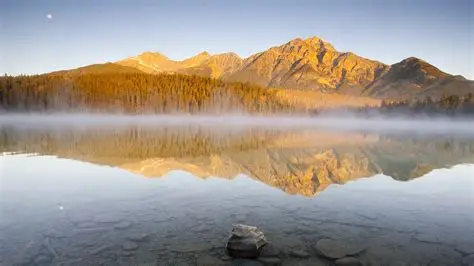
#> input picture progect2/picture.png, 474 x 266 px, found by its file name
$ python progect2.py
#> lines starting #> are read from the running program, lines starting #| are printed output that depends on the picture; pictures that were not available may be replaced by others from this repository, and a replacement may not be noted
import cv2
import numpy as np
import pywt
import os
from typing import Tuple, Optional, Dict, Any


class DigitalWatermarkProcessor:
    """
    基于DWT-SVD的数字水印处理系统
    实现水印嵌入、提取和鲁棒性测试功能
    """

    def __init__(self, embedding_strength: float = 0.1):
        """
        初始化水印处理器
        :param embedding_strength: 水印嵌入强度系数
        """
        self.embedding_factor = embedding_strength
        self.wavelet_type = 'haar'  # 使用haar小波基

    def _matrix_decomposition(self, matrix: np.ndarray) -> Tuple[np.ndarray, np.ndarray, np.ndarray]:
        """
        执行矩阵奇异值分解
        :param matrix: 输入矩阵
        :return: (U矩阵, 奇异值数组, V矩阵)
        """
        return np.linalg.svd(matrix, full_matrices=False)

    def _insert_watermark(self,
                          host_coefficients: Tuple[np.ndarray, Tuple[np.ndarray, np.ndarray, np.ndarray]],
                          mark_coefficients: Tuple[np.ndarray, Tuple[np.ndarray, np.ndarray, np.ndarray]]) -> Tuple[
        np.ndarray, Tuple[np.ndarray, np.ndarray, np.ndarray]]:
        """
        在宿主图像系数中嵌入水印
        """
        # 获取低频分量
        host_LL = host_coefficients[0]
        mark_LL = mark_coefficients[0]

        # 执行SVD分解
        host_U, host_S, host_V = self._matrix_decomposition(host_LL)
        _, mark_S, _ = self._matrix_decomposition(mark_LL)

        # 调整水印奇异值长度
        adjusted_mark_S = np.pad(mark_S[:len(host_S)], (0, len(host_S) - len(mark_S)), 'constant')

        # 嵌入水印
        modified_S = host_S + self.embedding_factor * adjusted_mark_S

        # 重建低频分量
        sigma_matrix = np.diag(modified_S)
        modified_LL = host_U @ sigma_matrix @ host_V

        return (modified_LL, host_coefficients[1])

    def _retrieve_watermark(self,
                            marked_coefficients: Tuple[np.ndarray, Tuple[np.ndarray, np.ndarray, np.ndarray]],
                            original_coefficients: Tuple[np.ndarray, Tuple[np.ndarray, np.ndarray, np.ndarray]],
                            original_mark_LL: np.ndarray) -> np.ndarray:
        """
        从含水印图像中提取水印
        """
        # 分解含水印图像和原始图像
        marked_U, marked_S, marked_V = self._matrix_decomposition(marked_coefficients[0])
        _, original_S, _ = self._matrix_decomposition(original_coefficients[0])

        # 提取水印奇异值
        extracted_S = (marked_S - original_S) / self.embedding_factor

        # 获取原始水印矩阵信息
        mark_U, _, mark_V = self._matrix_decomposition(original_mark_LL)
        rows, cols = original_mark_LL.shape

        # 重建水印低频分量
        sigma_matrix = np.zeros((rows, cols))
        diag_length = min(rows, cols, len(extracted_S))
        np.fill_diagonal(sigma_matrix[:diag_length, :diag_length], extracted_S[:diag_length])

        return mark_U @ sigma_matrix @ mark_V

    def embed_watermark(self,
                        host_image_path: str,
                        watermark_image_path: str,
                        output_path: str) -> np.ndarray:
        """
        将水印嵌入宿主图像
        """
#> called with host_image_path = 'E:\\desktop\\AIsecurity\\task1/picture.png', watermark_image_path = 'E:\\desktop\\AIsecurity\\task1/water.png'
        # 读取并预处理图像
        host_img = cv2.imread(host_image_path)
#> host_img is the input picture: shape (266, 474, 3); mean B, G, R 144.4, 151.7, 159.6
        if host_img is None:
            raise FileNotFoundError(f"宿主图像未找到: {host_image_path}")

        height, width = host_img.shape[:2]
#> height = 266; width = 474
        y_channel = cv2.cvtColor(host_img, cv2.COLOR_BGR2YUV)[:, :, 0]

        watermark_img = cv2.imread(watermark_image_path, cv2.IMREAD_GRAYSCALE)
#> watermark_img: shape (266, 474); min 0, max 255, mean 153.3
        if watermark_img is None:
            raise FileNotFoundError(f"水印图像未找到: {watermark_image_path}")

        resized_watermark = cv2.resize(watermark_img, (width // 2, height // 2))

        # 小波变换
        host_coeffs = pywt.dwt2(y_channel, self.wavelet_type)
        watermark_coeffs = pywt.dwt2(resized_watermark, self.wavelet_type)

        # 嵌入水印
        modified_coeffs = self._insert_watermark(host_coeffs, watermark_coeffs)
#> in _insert_watermark, `mark_LL = mark_coefficients[0]`:
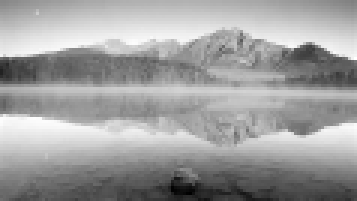
#> mark_LL: shape (67, 119) float64 (shown 3 times larger); min 18.5, max 477, mean 305.5; drawn with min black and max white
#> in _insert_watermark, `host_U, host_S, host_V = self._matrix_decomposition(host_LL)`:
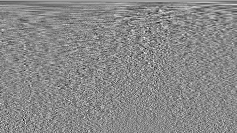
#> host_V: shape (133, 237) float64; min -0.377, max 0.324, mean 0.000501; drawn with min black and max white
#> in _insert_watermark, `host_U, host_S, host_V = self._matrix_decomposition(host_LL)`: host_S = 133 values, max 56176.4 at index 0, min 4.68 at index 132, mean 710.3
#> in _insert_watermark, `_, mark_S, _ = self._matrix_decomposition(mark_LL)`: mark_S = 67 values, max 28191.7 at index 0, min 3.39 at index 66, mean 639.5
#> in _insert_watermark, `adjusted_mark_S = np.pad(mark_S[:len(host_S)], (0, len(host_S) - len(m..`: adjusted_mark_S = 133 values, max 28191.7 at index 0, min 0 at index 67, mean 322.1
#> in _insert_watermark, `modified_S = host_S + self.embedding_factor * adjusted_mark_S`: modified_S = 133 values, max 57586 at index 0, min 4.68 at index 132, mean 726.4
#> in _insert_watermark, `sigma_matrix = np.diag(modified_S)`:
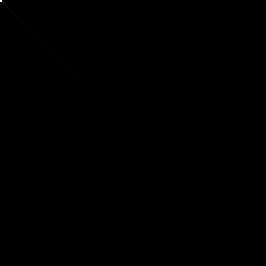
#> sigma_matrix: shape (133, 133) float64 (shown 2 times larger); min 0, max 57586, mean 5.5; drawn with min black and max white

        # 逆变换重建图像
        modified_y = pywt.idwt2(modified_coeffs, self.wavelet_type)
        modified_y = cv2.resize(modified_y, (width, height))

        # 合并通道并保存
        output_img = host_img.copy()
        output_img[:, :, 0] = np.clip(modified_y, 0, 255).astype('uint8')
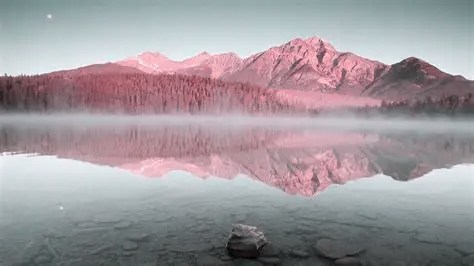
#> output_img: shape (266, 474, 3); mean B, G, R 156.6, 151.7, 159.6
        cv2.imwrite(output_path, output_img)

        print(f"水印嵌入完成，结果保存至: {output_path}")
        return output_img

    def extract_watermark(self,
                          marked_image_path: str,
                          original_image_path: str,
                          original_watermark_path: str,
                          output_path: str,
                          output_size: Tuple[int, int] = (128, 128)) -> np.ndarray:
        """
        从含水印图像中提取水印
        """
#> called with original_image_path = 'E:\\desktop\\AIsecurity\\task1/picture.png', original_watermark_path = 'E:\\desktop\\AIsecurity\\task1/water.png', output_size = (128, 128)
        # 读取并预处理图像
        original_img = cv2.imread(original_image_path)
        marked_img = cv2.imread(marked_image_path)

        if original_img is None or marked_img is None:
            raise FileNotFoundError("原始图像或含水印图像未找到")

        # 确保尺寸一致
        orig_height, orig_width = original_img.shape[:2]
#> orig_height = 266; orig_width = 474
        if marked_img.shape[:2] != (orig_height, orig_width):
            marked_img = cv2.resize(marked_img, (orig_width, orig_height))

        # 获取Y通道
        original_y = cv2.cvtColor(original_img, cv2.COLOR_BGR2YUV)[:, :, 0]
        marked_y = cv2.cvtColor(marked_img, cv2.COLOR_BGR2YUV)[:, :, 0]

        # 读取原始水印作为参考
        original_watermark = cv2.imread(original_watermark_path, cv2.IMREAD_GRAYSCALE)
        if original_watermark is None:
            raise FileNotFoundError(f"原始水印图像未找到: {original_watermark_path}")

        resized_watermark = cv2.resize(original_watermark, (orig_width // 2, orig_height // 2))

        # 小波变换
        marked_coeffs = pywt.dwt2(marked_y, self.wavelet_type)
        original_coeffs = pywt.dwt2(original_y, self.wavelet_type)
        watermark_coeffs = pywt.dwt2(resized_watermark, self.wavelet_type)

        # 提取水印
        extracted_LL = self._retrieve_watermark(marked_coeffs, original_coeffs, watermark_coeffs[0])
#> in _retrieve_watermark, `marked_U, marked_S, marked_V = self._matrix_decomposition(marked_coeff..`:
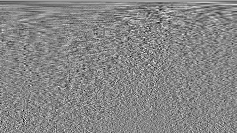
#> marked_V: shape (133, 237) float64; min -0.334, max 0.299, mean 0.000494; drawn with min black and max white
#> in _retrieve_watermark, `marked_U, marked_S, marked_V = self._matrix_decomposition(marked_coeff..`: marked_S = 133 values, max 56632.3 at index 0, min 4.62 at index 132, mean 710.6
#> in _retrieve_watermark, `_, original_S, _ = self._matrix_decomposition(original_coefficients[0])`: original_S has the same summary as host_S in _insert_watermark
#> in _retrieve_watermark, `extracted_S = (marked_S - original_S) / self.embedding_factor`: extracted_S = 133 values, max 9117.2 at index 0, min -1954.5 at index 1, mean 6.21
#> in _retrieve_watermark, `mark_U, _, mark_V = self._matrix_decomposition(original_mark_LL)`:
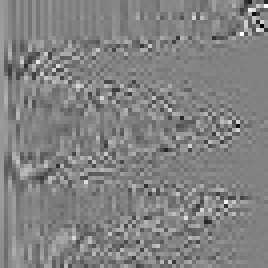
#> mark_U: shape (67, 67) float64 (shown 4 times larger); min -0.711, max 0.686, mean 0.00236; drawn with min black and max white
#> in _retrieve_watermark, `mark_U, _, mark_V = self._matrix_decomposition(original_mark_LL)`:
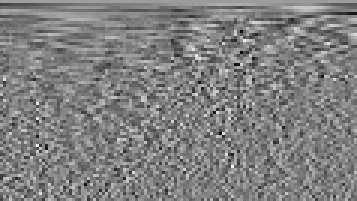
#> mark_V: shape (67, 119) float64 (shown 3 times larger); min -0.401, max 0.397, mean 0.0014; drawn with min black and max white
#> in _retrieve_watermark, `diag_length = min(rows, cols, len(extracted_S))`: diag_length = 67
        extracted_coeffs = (extracted_LL, watermark_coeffs[1])

        # 逆变换重建水印
        reconstructed_watermark = pywt.idwt2(extracted_coeffs, self.wavelet_type)
        reconstructed_watermark = cv2.resize(reconstructed_watermark, output_size)

        # 归一化并保存
        cv2.normalize(reconstructed_watermark, reconstructed_watermark, 0, 255, cv2.NORM_MINMAX)
        cv2.imwrite(output_path, reconstructed_watermark.astype('uint8'))

        return reconstructed_watermark


# [82 lines left out: functions compute_similarity, evaluate_robustness, not called in this run]


if __name__ == '__main__':
    # 配置路径
    PROJECT_DIR = r"E:\desktop\AIsecurity\task1"
    PATHS = {
        'original': os.path.join(PROJECT_DIR, "picture.png"),
        'watermark': os.path.join(PROJECT_DIR, "water.png"),
        'marked': os.path.join(PROJECT_DIR, "picture_watermarked.png"),
        'extracted': os.path.join(PROJECT_DIR, "watermark_extracted.png"),
        'test_results': os.path.join(PROJECT_DIR, "robustness_tests")
    }

    # 初始化处理器
    watermark_system = DigitalWatermarkProcessor(embedding_strength=0.05)

    # 1. 嵌入水印
    try:
        marked_image = watermark_system.embed_watermark(
            PATHS['original'],
            PATHS['watermark'],
            PATHS['marked']
        )
    except Exception as e:
        print(f"水印嵌入失败: {str(e)}")
        exit(1)

    # 2. 提取水印
    try:
        extracted_mark = watermark_system.extract_watermark(
            PATHS['marked'],
            PATHS['original'],
            PATHS['watermark'],
            PATHS['extracted']
        )

        # 计算相似度
        original_mark = cv2.imread(PATHS['watermark'], 0)
        similarity_score = compute_similarity(original_mark, extracted_mark)
        print(f"\n初始提取水印相似度: {similarity_score:.4f}")
    except Exception as e:
        print(f"水印提取失败: {str(e)}")
#> (the run stopped early here; a loop or call above may not have finished)
